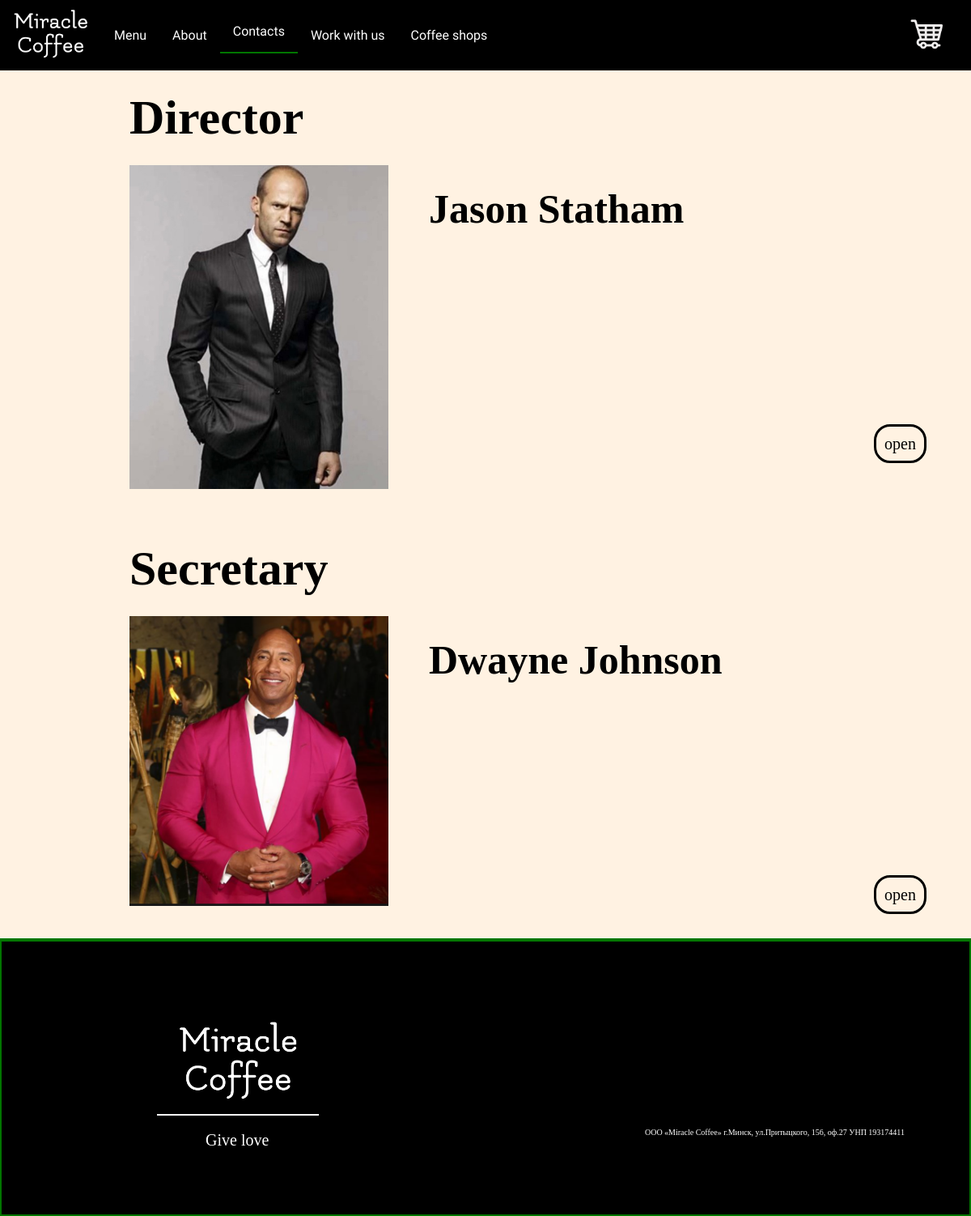
Screenshot of /contacts with the database file from the repository.
### coffee/models.py (models this page shows, shortened)
class Contacts(models.Model):
    job_title = models.CharField(max_length=40)
    name = models.CharField(max_length=50)
    description = models.TextField(blank=True)
    slug = models.SlugField(blank=True, unique=True)
    phone_number = models.CharField(max_length=20)
    photo = models.ImageField(upload_to='contact/')

### coffee/views.py (the view)
# urls.py: path('contacts', contacts, name='contacts'),
def contacts(requests):
    contacts = Contacts.objects.all()
    context = {
        'nav': 'contacts',
        'title': 'Contacts',
        'contacts': contacts,
    }
    return render(requests, 'coffee/contacts.html', context=context)

### coffee/templates/coffee/contacts.html
{% extends 'coffee/base.html' %}
{% block canteiner%}
      <div class="contacts">
          {% for contact in contacts %}
        <div class="contact">
          <h2>{{ contact.job_title }}</h2>
          <div class="contact-about">
            <img src="{{ contact.photo.url }}" alt="" />
            <div class="contact-text">
              <h3>{{ contact.name }}</h3>
              <a href="{% url 'contact' contact.slug %}">open</a>
            </div>
          </div>
        </div>
          {% endfor %}
      </div>
{% endblock %}

### coffee/static/style/style.css (style rules this page uses)
* { margin: 0px; padding: 0px; }
.contacts { margin-left: 10em; margin-right: 10em; }
.contact { padding-top: 1.5em; padding-bottom: 2.5em; }
.contact > h2 { font-size: 60px; margin-bottom: 0.4em; }
.contact-about { display: flex; }
.contact-about > img { width: 20em; }
.contact-text > a { padding: 10px; border: solid; border-radius: 20px; text-decoration: none; color: black; font-size: 20px; height: 40px; width: 100px; margin-left: 30em; }
.contact-text > h3 { margin-bottom: 5em; margin-top: 0.5em; margin-left: 1em; font-size: 50px; }

### rows the page displays
Contacts: job_title "Director", photo (picture), name "Jason Statham"
Contacts: job_title "Secretary", photo (picture), name "Dwayne Johnson"
